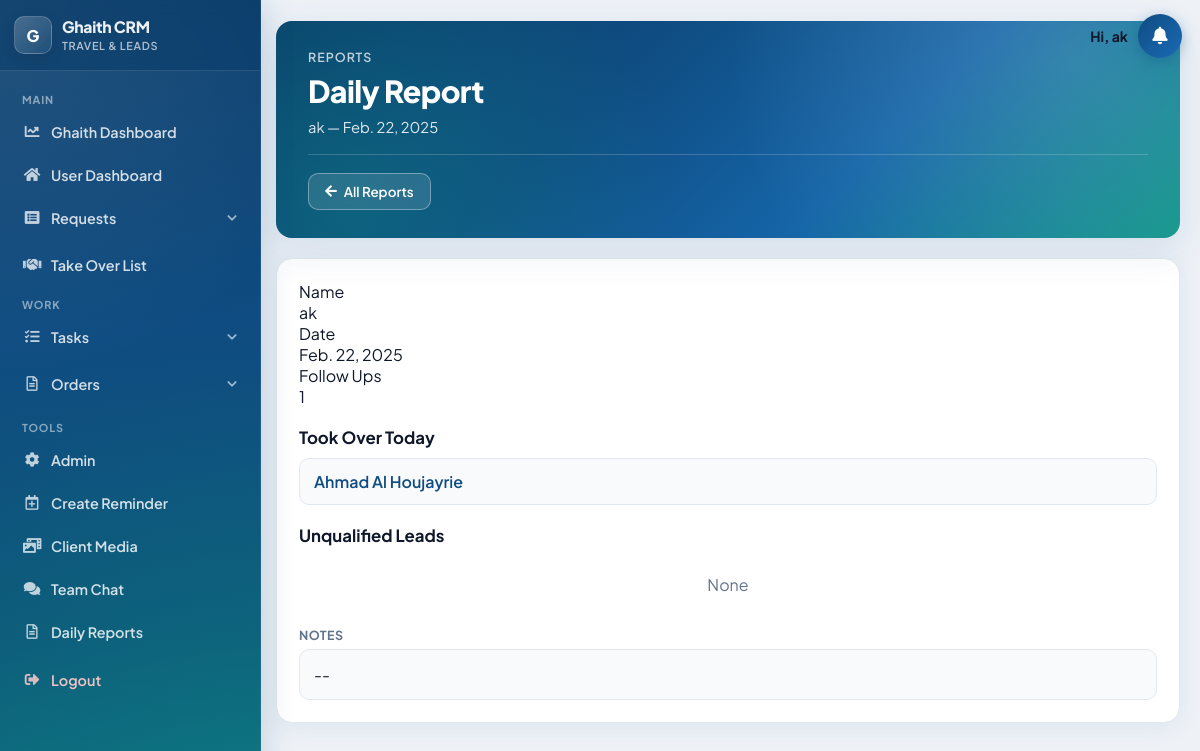
The page /daily_report/3/ (signed in) on the database its author committed.
### display/models.py (models this page shows, shortened)
class DailyReport(models.Model):
    user = models.ForeignKey(User, on_delete=models.CASCADE)
    date = models.DateField(default=timezone.now)
    took_over_leads_today = models.IntegerField(default=0)
    offers_sent = models.TextField(blank=True, null=True)
    offers_sold = models.TextField(blank=True, null=True)
    offers_prepared = models.TextField(blank=True, null=True)
    unqualified_leads = models.TextField(blank=True, null=True)
    modified_leads_today = models.IntegerField(default=0)  # New field
    notes = models.TextField(blank=True, null=True)
    created_at = models.DateTimeField(default=timezone.now)

class Lead(models.Model):
    reason_of_travel = models.TextField(blank=True, null=True)
    why_this_destination = models.TextField(blank=True, null=True)
    travel_dates_flexible = models.BooleanField(blank=True, default=False)
    budget_range_from = models.PositiveIntegerField(blank=True, null=True)
    budget_range_to = models.PositiveIntegerField(blank=True, null=True)
    name = models.CharField(max_length=100)
    email = models.EmailField(blank=True, null=True)
    country_code = models.CharField(max_length=5, default='+961')
    phone = models.CharField(max_length=15)
    CHANNEL_CHOICES = [
        ('', 'Select Channel'),
        ('Facebook', 'Facebook'),
        ('Whatsapp', 'Whatsapp'),
        ('Referral', 'Referral'),
        ('Direct', 'Direct'),
        ('Website', 'Website'),
        ('Instagram', 'Instagram'),
    ]
    channel = models.CharField(max_length=100, choices=CHANNEL_CHOICES, blank=True)
    SERVICE_CHOICES = [
        ('hotel', 'Hotel'),
        ('ticket', 'Ticket'),
        ('visa', 'Visa'),
        ('package', 'Package'),
        ('travel insurance', 'Travel Insurance'),
    ]
    STATUS_CHOICES = [
        ('onhold', 'On Hold'),
        ('processing', 'Processing'),
        ('negotiation', 'Negotiation'),
        ('finalized', 'Finalized'),
        ('followup', 'Follow-Up'),
        ('done', 'Unqualified'),
    ]
    type_of_service = models.CharField(max_length=50, choices=SERVICE_CHOICES, blank=True, default='')
    status = models.CharField(max_length=50, choices=STATUS_CHOICES, blank=True, default='onhold')
    status_changed_at = models.DateTimeField(null=True, blank=True)
    destination = models.CharField(max_length=200, blank=True, choices=get_destination_choices)
    pax = models.CharField(max_length=100, blank=True, default='')
    duration = models.CharField(max_length=200, blank=True, default='')
    travel_date_from = models.DateField(blank=True, null=True)
    travel_date_to = models.DateField(blank=True, null=True)
    selling_price = models.CharField(max_length=200, blank=True)
    net = models.CharField(max_length=200, blank=True, default='')
    profit = models.CharField(max_length=200, blank=True)
    date_notes = models.TextField(blank=True, null=True)
    special_request = models.TextField(blank=True)
    urgent = models.BooleanField(default=False)
    assignment_notes = models.TextField(blank=True)
    supplier = models.CharField(max_length=200, blank=True)
    sold = models.BooleanField(blank=True, default=False)
    lost = models.BooleanField(blank=True, default=False)
    finalization_notes = models.TextField(blank=True, null=True)
    assigned_to = models.ForeignKey(User, on_delete=models.CASCADE, related_name="current")
    assigned_at = models.DateTimeField(null=True, blank=True)
    attachments = models.ManyToManyField(Attachment, blank=True)
    follow_up = models.DateField(blank=True, null=True)
    created_at = models.DateTimeField(auto_now_add=True, editable=False)
    last_modified = models.DateTimeField(auto_now=True, editable=True)
    takeover = models.BooleanField(default=True)
    special_takeover = models.BooleanField(default=False)  # New field
    takeover_added_at = models.DateTimeField(null=True, blank=True)
    period = models.PositiveIntegerField(default=20)
    is_archived = models.BooleanField(default=False)
    offer_prepared = models.BooleanField(default=False)
    offer_details = models.TextField(blank=True, null=True)
    moved_to_negotiation = models.BooleanField(default=False)  # New field

### display/views.py (the view)
# urls.py: path('daily_report/<int:pk>/', views.view_daily_report, name='view_daily_report'),
@login_required(login_url="/login/")
def view_daily_report(request, pk):
    report = get_object_or_404(DailyReport, pk=pk)
    took_over_leads = Lead.objects.filter(
        assigned_to=report.user,
        assigned_at__date=report.date
    )
    unqualified_leads = Lead.objects.filter(
        assigned_to=report.user,
        status='done',
        lost=True,
        status_changed_at__date=report.date
    )
    offers_prepared = report.offers_prepared.split('\n') if report.offers_prepared else []
    offers_sent = report.offers_sent.split('\n') if report.offers_sent else []
    offers_sold = report.offers_sold.split('\n') if report.offers_sold else []
    context = {
        'report': report,
        'took_over_leads': took_over_leads,
        'unqualified_leads': unqualified_leads,
        'offers_prepared': offers_prepared,
        'offers_sent': offers_sent,
        'offers_sold': offers_sold,
    }
    return render(request, 'view_daily_report.html', context)

### display/templates/view_daily_report.html (shortened to what this page needs)
<!DOCTYPE html>
<html lang="en">
<head>
</head>
<body>
{% include 'navbar.html' %}
<div class="req-wrap">
    <header class="req-hero">
        <div class="req-hero__bg"></div>
        <div class="req-hero__content">
            <div class="req-hero__eyebrow">Reports</div>
            <h1 class="req-hero__title">Daily Report</h1>
            <p class="req-hero__sub">{{ report.user.username }} — {{ report.date }}</p>
            <div class="req-hero__footer">
                <a href="{% url 'list_daily_reports' %}" class="req-btn-ghost"><i class="fas fa-arrow-left"></i> All Reports</a>
            </div>
        </div>
    </header>
    <div class="req-card">
        <div class="req-card__body">
            <div class="req-info-grid">
                <div class="req-info-item">
                    <div class="req-info-item__label">Name</div>
                    <div class="req-info-item__value">{{ report.user.username }}</div>
                </div>
                <div class="req-info-item">
                    <div class="req-info-item__label">Date</div>
                    <div class="req-info-item__value">{{ report.date }}</div>
                </div>
                <div class="req-info-item">
                    <div class="req-info-item__label">Follow Ups</div>
                    <div class="req-info-item__value">{{ report.modified_leads_today }}</div>
                </div>
            </div>
            <h3 class="req-card__title" style="margin:20px 0 10px">Took Over Today</h3>
            {% if took_over_leads %}
            <ul class="req-attach-list">
                {% for lead in took_over_leads %}
                <li class="req-attach-item"><a href="{% url 'edit-model' lead.pk %}">{{ lead.name }}</a></li>
                {% endfor %}
            </ul>
            {% else %}<p class="req-empty" style="padding:12px">None</p>{% endif %}
            <h3 class="req-card__title" style="margin:20px 0 10px">Unqualified Leads</h3>
            {% if unqualified_leads %}
            <ul class="req-attach-list">
                {% for lead in unqualified_leads %}
                <li class="req-attach-item"><a href="{% url 'edit-model' lead.pk %}">{{ lead.name }}</a></li>
                {% endfor %}
            </ul>
            {% else %}<p class="req-empty" style="padding:12px">None</p>{% endif %}
            <div class="req-field req-field--full" style="margin-top:20px">
                <label>Notes</label>
                <p style="margin:0;padding:14px;background:var(--req-surface-2);border-radius:var(--req-radius-sm);border:1px solid var(--req-border)">{{ report.notes|default:"—" }}</p>
            </div>
        </div>
    </div>
</div>
</body>
</html>

### display/templates/shared/notification_bell.html (shortened to what this page needs)
{% load static %}
{% if user.is_authenticated %}
<link rel="stylesheet" href="{% static 'css/crm-notifications.css' %}">
<div class="crm-notify" id="crmNotify">
  <span class="crm-notify__greeting">Hi, {% if user.get_full_name %}{{ user.get_full_name }}{% else %}{{ user.username }}{% endif %}</span>
  <button type="button" class="crm-notify__bell" id="crmNotifyBell" aria-label="Notifications" aria-expanded="false">
    <i class="fas fa-bell"></i>
  </button>
</div>
{% endif %}

### static/css/requests-modern.css (style rules this page uses)
:root { --req-bg: #eef2f7; --req-surface: #ffffff; --req-surface-2: #f8fafc; --req-text: #0f172a; --req-muted: #64748b; --req-border: #e2e8f0; --req-primary: #0f4c81; --req-primary-light: #1a6bb5; --req-accent: #0d9488; --req-danger: #dc2626; --req-success: #059669; --req-warning: #d97706; --req-purple: #7c3aed; --req-shadow: 0 4px 24px rgba(15, 76, 129, 0.08); --req-shadow-lg: 0 12px 40px rgba(15, 76, 129, 0.12); --req-radius: 16px; --req-radius-sm: 10px; --req-font: 'Plus Jakarta Sans', system-ui, sans-serif; }
body.req-page { font-family: var(--req-font); background: var(--req-bg); color: var(--req-text); margin: 0; padding: 0 20px 48px 276px !important; min-height: 100vh; -webkit-font-smoothing: antialiased; }
.req-wrap { max-width: 1280px; margin: 0 auto; }
.req-hero { position: relative; border-radius: var(--req-radius); overflow: hidden; margin-bottom: 20px; box-shadow: var(--req-shadow-lg); }
.req-hero__bg { position: absolute; inset: 0; background: linear-gradient(135deg, #0a3d6b 0%, #0f4c81 35%, #1565a8 65%, #0d9488 100%); }
.req-hero__bg::before { content: ''; position: absolute; inset: 0; background: radial-gradient(circle at 88% 15%, rgba(255,255,255,.14) 0%, transparent 42%), radial-gradient(circle at 8% 85%, rgba(13,148,136,.35) 0%, transparent 38%); }
.req-hero__content { position: relative; z-index: 1; padding: 28px 32px; color: #fff; }
.req-hero__eyebrow { font-size: .78rem; font-weight: 600; letter-spacing: .08em; text-transform: uppercase; opacity: .75; }
.req-hero__title { margin: 6px 0 0; font-size: clamp(1.4rem, 3vw, 1.9rem); font-weight: 800; letter-spacing: -.02em; }
.req-hero__sub { margin: 8px 0 0; opacity: .88; font-size: .92rem; }
.req-hero__footer { display: flex; flex-wrap: wrap; gap: 10px; align-items: center; justify-content: space-between; margin-top: 18px; padding-top: 18px; border-top: 1px solid rgba(255,255,255,.18); }
.req-btn-ghost { display: inline-flex; align-items: center; gap: 7px; padding: 9px 16px; border-radius: var(--req-radius-sm); border: 1px solid rgba(255,255,255,.35); background: rgba(255,255,255,.12); color: #fff !important; text-decoration: none; font-size: .84rem; font-weight: 600; backdrop-filter: blur(6px); transition: background .2s, transform .15s; }
.req-card { background: var(--req-surface); border: 1px solid var(--req-border); border-radius: var(--req-radius); box-shadow: var(--req-shadow); margin-bottom: 20px; overflow: hidden; }
.req-card__title { margin: 0; font-size: 1.05rem; font-weight: 700; }
.req-card__body { padding: 22px; }
.req-field { display: flex; flex-direction: column; gap: 6px; }
.req-field--full { grid-column: 1 / -1; }
.req-field label { font-size: .78rem; font-weight: 700; color: var(--req-muted); text-transform: uppercase; letter-spacing: .04em; }
.req-attach-list { list-style: none; padding: 0; margin: 0 0 16px; display: flex; flex-direction: column; gap: 8px; }
.req-attach-item { display: flex; align-items: center; justify-content: space-between; gap: 10px; padding: 12px 14px; border: 1px solid var(--req-border); border-radius: var(--req-radius-sm); background: var(--req-surface-2); }
.req-attach-item a { font-weight: 600; color: var(--req-primary) !important; text-decoration: none; }
.req-empty { text-align: center; padding: 40px 20px; color: var(--req-muted); }

### static/css/app-modern-global.css (style rules this page uses)
body.has-unified-nav { font-family: var(--req-font, 'Plus Jakarta Sans', system-ui, sans-serif); background: var(--req-bg, #eef2f7); color: var(--req-text, #0f172a); margin: 0; padding: 0 20px 48px 276px !important; min-height: 100vh; -webkit-font-smoothing: antialiased; }
body.has-unified-nav .container, body.has-unified-nav .req-wrap { max-width: 1280px; margin: 0 auto; padding: 0; width: 100%; box-sizing: border-box; }

### static/css/crm-notifications.css (style rules this page uses)
.crm-notify { position: fixed; top: 14px; right: 18px; z-index: 1003; display: flex; align-items: center; gap: 10px; }
.crm-notify__greeting { font-size: 0.88rem; font-weight: 700; color: var(--req-text, #0f172a); white-space: nowrap; max-width: 200px; overflow: hidden; text-overflow: ellipsis; font-family: var(--req-font, 'Plus Jakarta Sans', system-ui, sans-serif); }
.crm-notify__bell { position: relative; width: 44px; height: 44px; border: 0; border-radius: 50%; background: linear-gradient(135deg, var(--req-primary, #0f4c81), var(--req-primary-light, #1a6bb5)); color: #fff; font-size: 1.1rem; cursor: pointer; box-shadow: 0 4px 14px rgba(15, 76, 129, 0.35); }

### rows shown on the page
DailyReport: user.username "ak", date "Feb. 22, 2025", modified_leads_today "1", notes "--"
Lead: name "Ahmad Al Houjayrie"

### other values the page prints
{{ user.username }} "ak"
